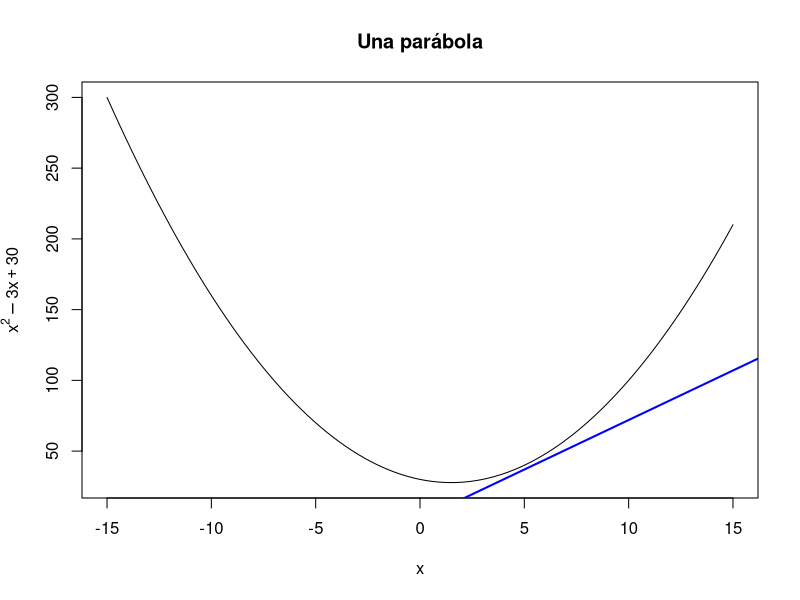
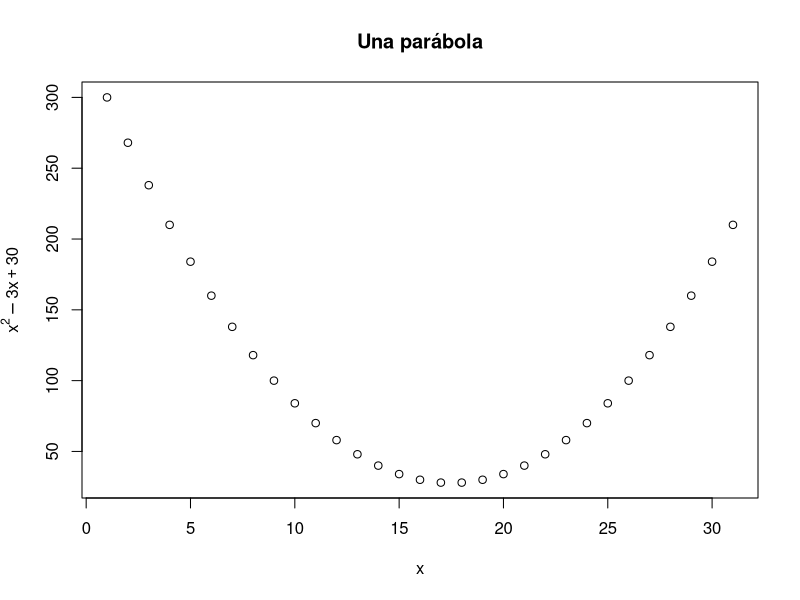
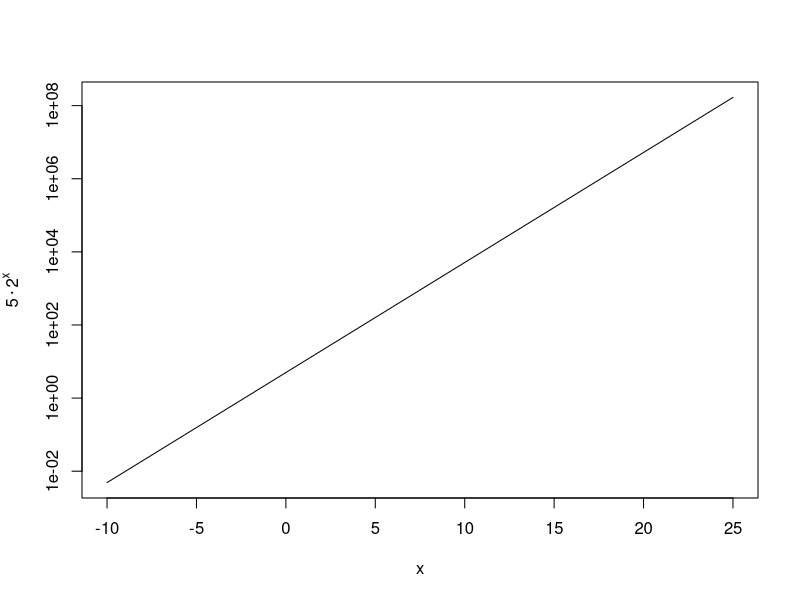
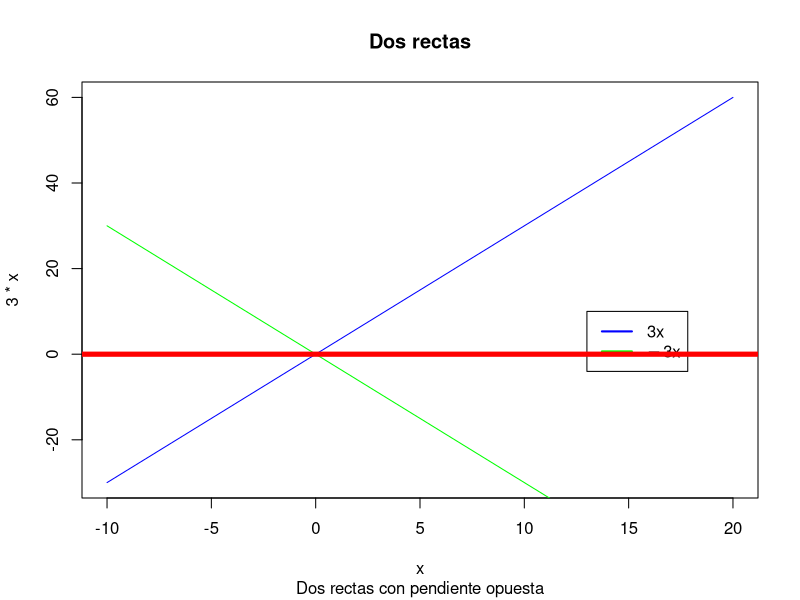

These charts were generated, in order, by the following R code:
## ---- chunk 1
curve(x^2 - 3*x + 30, 
      xlim = c(-15, 15), 
      xlab = expression(x),
      ylab = expression(y = x^2 - 3*x + 30),
      main = "Una parábola",
      add = NA)
abline(2,7, col = "blue",
       lwd = 2)
## ---- chunk 2
f <- function(x){
  x^2 - 3*x + 30
}

I =(-15:15) #No nos devuelve la misma gráfica
#ya que estamos tomando 15 elementos antes 
#de llegar al 0 de la función y 15 elementos
#después del cero de la función.
plot(f(I),
     xlab = expression(x),
     ylab = expression(y = x^2 - 3*x + 30),
     main = "Una parábola")
## ---- chunk 3
curve(5*2^x,
      xlim = c(-10, 25),
      ylab = expression(5 %.% 2^x),
      log = "y")
## ---- chunk 4
curve(3*x, xlim = c(-10,20),
      col = "blue", main = "Dos rectas",
      sub = "Dos rectas con pendiente opuesta")
curve(-3*x, xlim = c(-10,20),
      col = "green",  add = TRUE)
legend(13, 10, col = c("blue", "green"), 
       legend = c(expression(3*x),expression(-3*x)),
       lty = 1, lwd = 2)
abline(h = 0, col = "red",
       lwd = 5)
